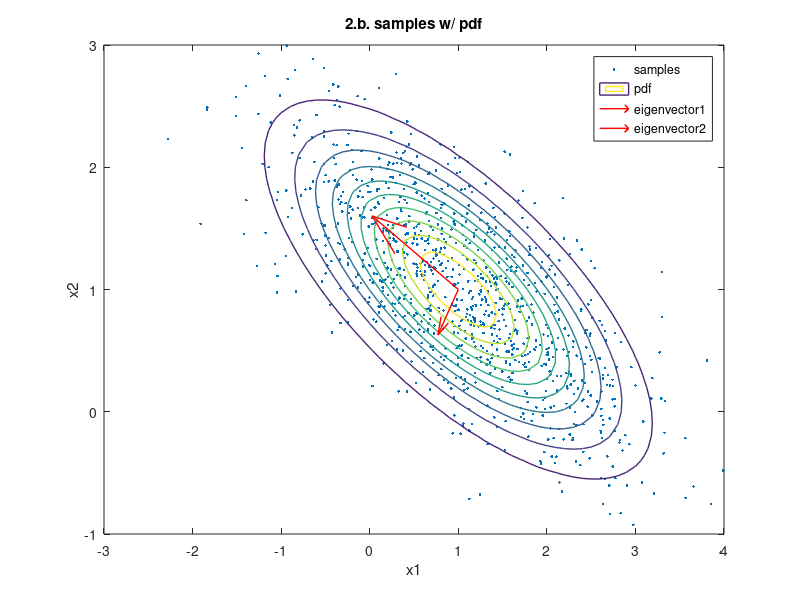

This chart was generated by the following MATLAB code:
%close figure windows and clear workspace
close all; clc; warning off;

%initialized identity matrix and mu = [0 0]
muIdentity = [0 0];
Identity = [1 0; 0 1];

% real mu and sigma
mu = [1 ; 1];
sigma = [1 -0.5 ; -0.5 0.5];

% diagonalize sigma and use its diagonalization to transform samples from
% N(0,I) to N(mu,sigma)
[V,D,VT] = eig(sigma);
R = mvnrnd(muIdentity,Identity,1000);
T = V * sqrtm(D);
Sample = T * R'+mu;
d = sqrt(diag(D));


% Plot random samples
figure
plot(Sample(1,:),Sample(2,:),'.')
hold on


%Plot level curves of PDF
x1 = -3:.1:4; x2 = -1:.1:3;
[X1,X2] = meshgrid(x1,x2);
F = mvnpdf([X1(:) X2(:)],mu',sigma);
F = reshape(F,length(x2),length(x1));
contour(x1,x2,F,'LineWidth',1);
 
%Plot EigenVectors
quiver(1,1,V(1,2),V(2,2),d(2),'r','LineWidth',1);
quiver(1,1,V(1,1),V(2,1),d(1),'r','LineWidth',1);


title('2.b. samples w/ pdf')
legend('samples','pdf','eigenvector1','eigenvector2')
xlabel('x1') 
ylabel('x2') 
axis([-3 4 -1 3])

hold off